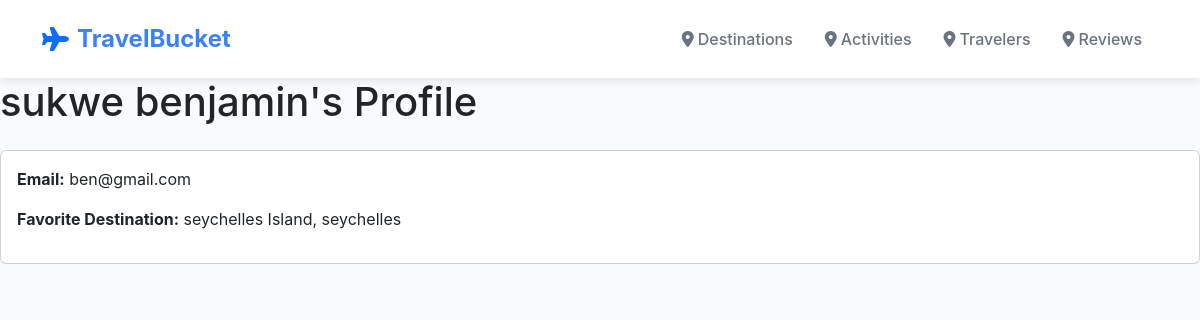
Page /travelers/3/ on the committed database.
### explorer/models.py (models this page shows, shortened)
class Traveler(models.Model):
    name = models.CharField(max_length=100)
    email = models.EmailField()
    favorite_destination = models.ForeignKey(Destination, on_delete=models.SET_NULL, null=True, blank=True)

class Destination(models.Model):
    name = models.CharField(max_length=100)
    country = models.CharField(max_length=100)
    description = models.TextField()
    best_season = models.CharField(max_length=50)
    image = models.ImageField(upload_to='destinations/', null=True, blank=True)

### explorer/views.py (the view)
# urls.py: path('travelers/<int:traveler_id>/', views.traveler_profile, name='traveler_profile'),
def traveler_profile(request, traveler_id):
    traveler = get_object_or_404(Traveler, pk=traveler_id)
    return render(request, 'explorer/traveler_profile.html', {'traveler': traveler})

### explorer/templates/explorer/traveler_profile.html (shortened to what this page needs)
{% extends 'explorer/base.html' %}
{% block content %}
<h1 class="mb-4">{{ traveler.name }}'s Profile</h1>
<div class="card">
    <div class="card-body">
        <p><strong>Email:</strong> {{ traveler.email }}</p>
        <p><strong>Favorite Destination:</strong> {% if traveler.favorite_destination %}{{ traveler.favorite_destination.name }}, {{ traveler.favorite_destination.country }}{% else %}None selected{% endif %}</p>
    </div>
</div>
{% endblock %}

### explorer/templates/explorer/base.html (style rules this page uses)
:root { --primary-blue: #3b82f6; --secondary-blue: #1e40af; --light-blue: #e0f2fe; --text-gray: #6b7280; --dark-gray: #374151; }
body { font-family: -apple-system, BlinkMacSystemFont, 'Segoe UI', Roboto, sans-serif; background-color: #f8fafc; }

### rows in the picture
Traveler: name "sukwe benjamin", email "ben@gmail.com", favorite_destination.name "seychelles Island", favorite_destination.country "seychelles"
